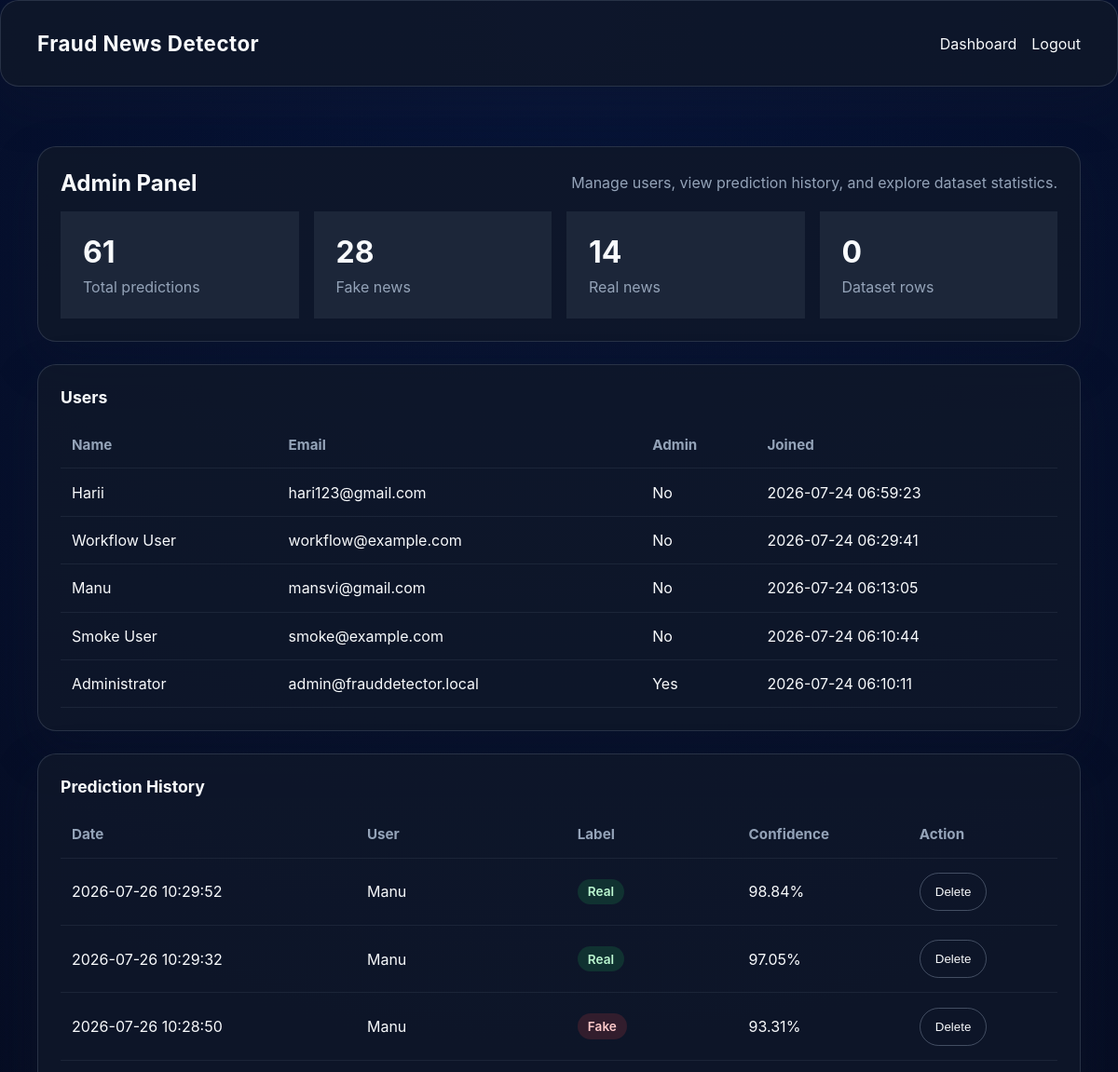
Page /admin (signed in, upper part) on the earlier database version.
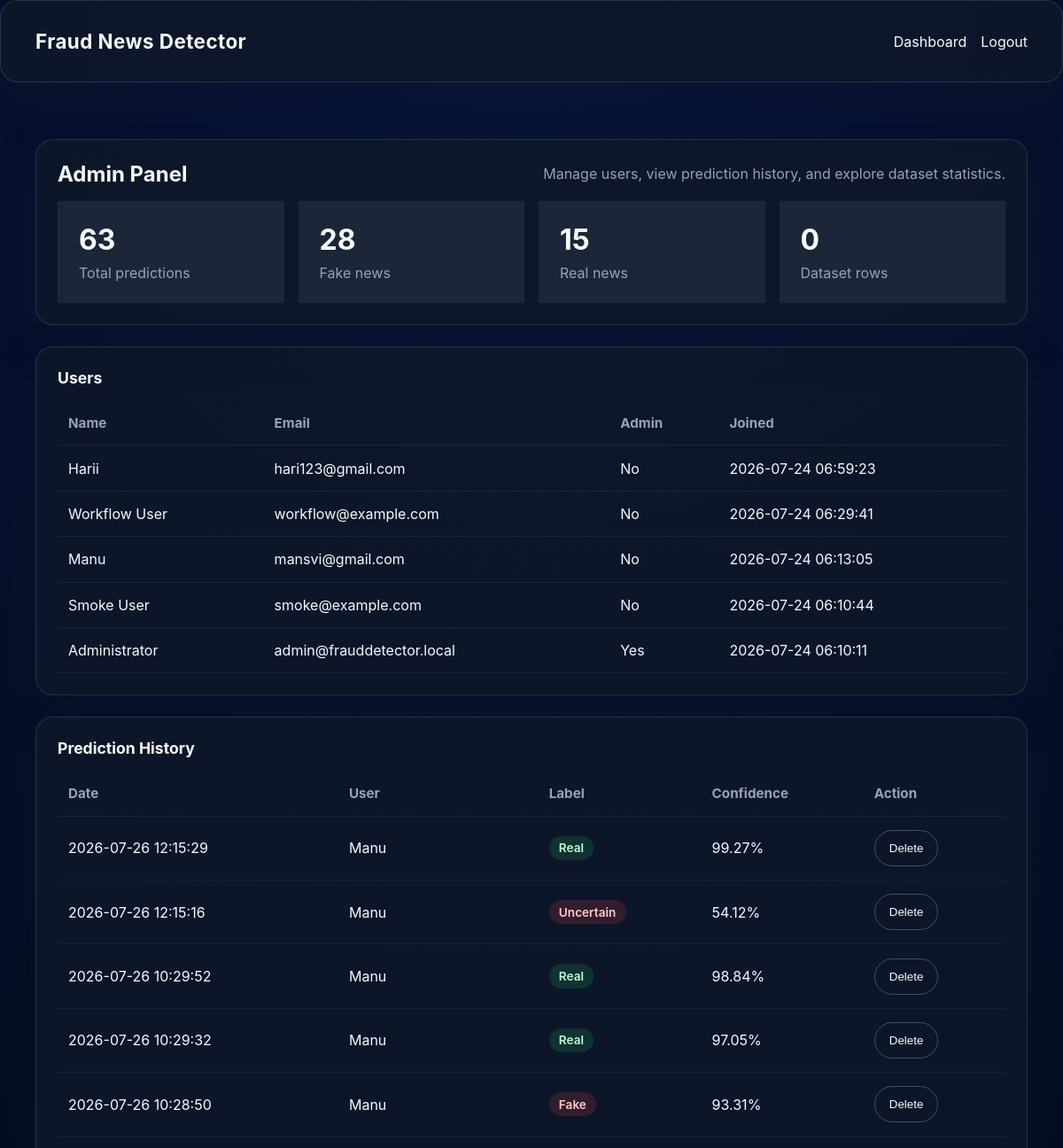
Same page on the later database version.
### tables this page shows
CREATE TABLE users (
            id INTEGER PRIMARY KEY AUTOINCREMENT,
            name TEXT NOT NULL,
            email TEXT NOT NULL UNIQUE,
            password TEXT NOT NULL,
            is_admin INTEGER NOT NULL DEFAULT 0,
            created_at TEXT DEFAULT CURRENT_TIMESTAMP
        );

CREATE TABLE predictions (
            id INTEGER PRIMARY KEY AUTOINCREMENT,
            user_id INTEGER,
            text TEXT,
            label TEXT,
            confidence REAL,
            probability REAL,
            keywords TEXT,
            created_at TEXT DEFAULT CURRENT_TIMESTAMP,
            FOREIGN KEY(user_id) REFERENCES users(id)
        );

### app.py (the view)
@app.route('/admin')
@admin_required
def admin():
    users = get_all_users(app.config['DATABASE'])
    history = get_history(db_path=app.config['DATABASE'])
    dataset_stats = get_dataset_stats()
    summary = get_stats(db_path=app.config['DATABASE'])
    return render_template('admin.html', user=get_current_user(), users=users, history=history, dataset_stats=dataset_stats, summary=summary)

### app.py (called while the page is built)
@app.before_request
def ensure_database():
    init_db(app.config['DATABASE'])

def get_current_user():
    if 'user_id' in session:
        return {
            'id': session['user_id'],
            'name': session.get('user_name'),
            'is_admin': session.get('is_admin', False),
        }
    return None

def admin_required(fn):
    @wraps(fn)
    def wrapper(*args, **kwargs):
        user = get_current_user()
        if not user or not user['is_admin']:
            flash('Administrator access is required.', 'error')
            return redirect(url_for('login'))
        return fn(*args, **kwargs)
    return wrapper

### utils/database.py (called while the page is built)
def get_db_connection(db_path='database.db'):
    conn = sqlite3.connect(db_path)
    conn.row_factory = sqlite3.Row
    return conn

def get_history(user_id=None, db_path='database.db'):
    conn = get_db_connection(db_path)
    cursor = conn.cursor()
    if user_id:
        cursor.execute(
            'SELECT p.*, u.name as user_name FROM predictions p JOIN users u ON p.user_id = u.id WHERE p.user_id = ? ORDER BY p.created_at DESC',
            (user_id,)
        )
    else:
        cursor.execute(
            'SELECT p.*, u.name as user_name FROM predictions p JOIN users u ON p.user_id = u.id ORDER BY p.created_at DESC'
        )
    rows = cursor.fetchall()
    conn.close()
    return [dict(row) for row in rows]

def get_all_users(db_path='database.db'):
    conn = get_db_connection(db_path)
    cursor = conn.cursor()
    cursor.execute('SELECT id, name, email, is_admin, created_at FROM users ORDER BY created_at DESC')
    rows = cursor.fetchall()
    conn.close()
    return [dict(row) for row in rows]

def get_dataset_stats(fake_path='dataset/Fake.csv', true_path='dataset/True.csv'):
    stats = {'fake_rows': 0, 'true_rows': 0, 'total_rows': 0}
    try:
        fake_df = pd.read_csv(fake_path)
        true_df = pd.read_csv(true_path)
        stats['fake_rows'] = len(fake_df)
        stats['true_rows'] = len(true_df)
        stats['total_rows'] = stats['fake_rows'] + stats['true_rows']
    except Exception:
        pass
    return stats

### templates/admin.html (shortened to what this page needs)
<!doctype html>
<html lang="en">
<head>
    <link rel="stylesheet" href="{{ url_for('static', filename='css/style.css') }}">
</head>
<body>
    <header class="header">
        <nav class="container">
            <div class="brand">Fraud News Detector</div>
            <div class="menu">
                <a href="{{ url_for('dashboard') }}">Dashboard</a>
                <a href="{{ url_for('logout') }}">Logout</a>
            </div>
        </nav>
    </header>
    <main class="container" style="margin-top: 2rem;">
        <section class="card" style="padding: 1.5rem;">
            <div class="section-title">
                <h2>Admin Panel</h2>
                <p>Manage users, view prediction history, and explore dataset statistics.</p>
            </div>
            <div class="stats-grid">
                <div class="stat-card"><h3>{{ summary.total }}</h3><span>Total predictions</span></div>
                <div class="stat-card"><h3>{{ summary.fake_count }}</h3><span>Fake news</span></div>
                <div class="stat-card"><h3>{{ summary.real_count }}</h3><span>Real news</span></div>
                <div class="stat-card"><h3>{{ dataset_stats.total_rows }}</h3><span>Dataset rows</span></div>
            </div>
        </section>
        <section class="card" style="padding: 1.5rem; margin-top: 1.5rem;">
            <h3>Users</h3>
            <div class="table-wrapper">
                <table>
                    <thead>
                        <tr><th>Name</th><th>Email</th><th>Admin</th><th>Joined</th></tr>
                    </thead>
                    <tbody>
                        {% for user_item in users %}
                        <tr>
                            <td>{{ user_item.name }}</td>
                            <td>{{ user_item.email }}</td>
                            <td>{{ 'Yes' if user_item.is_admin else 'No' }}</td>
                            <td>{{ user_item.created_at }}</td>
                        </tr>
                        {% else %}
                        <tr><td colspan="4" style="color: var(--muted);">No users found.</td></tr>
                        {% endfor %}
                    </tbody>
                </table>
            </div>
        </section>
        <section class="card" style="padding: 1.5rem; margin-top: 1.5rem;">
            <h3>Prediction History</h3>
            <div class="table-wrapper">
                <table>
                    <thead>
                        <tr><th>Date</th><th>User</th><th>Label</th><th>Confidence</th><th>Action</th></tr>
                    </thead>
                    <tbody>
                        {% for item in history %}
                        <tr>
                            <td>{{ item.created_at }}</td>
                            <td>{{ item.user_name }}</td>
                            <td><span class="badge {{ 'real' if item.label == 'Real' else 'fake' }}">{{ item.label }}</span></td>
                            <td>{{ item.confidence }}%</td>
                            <td>
                                <form method="POST" action="{{ url_for('admin_delete', prediction_id=item.id) }}" style="display:inline;">
                                    <button type="submit" class="secondary">Delete</button>
                                </form>
                            </td>
                        </tr>
                        {% else %}
                        <tr><td colspan="5" style="color: var(--muted);">No prediction history available.</td></tr>
                        {% endfor %}
                    </tbody>
                </table>
            </div>
        </section>
    </main>
</body>
</html>

### static/css/style.css (style rules this page uses)
* { box-sizing: border-box; margin: 0; padding: 0; }
:root { --bg: #0f172a; --surface: #111827; --surface-alt: #1f2937; --text: #f8fafc; --muted: #94a3b8; --primary: #2563eb; --danger: #ef4444; --success: #22c55e; --border: rgba(148, 163, 184, 0.2); }
body { font-family: Inter, system-ui, -apple-system, BlinkMacSystemFont, 'Segoe UI', sans-serif; color: var(--text); background: radial-gradient(circle at top, rgba(37, 99, 235, 0.16), transparent 32%), linear-gradient(180deg, #020617 0%, #0f172a 100%); min-height: 100vh; }
.container { width: min(1120px, calc(100% - 2rem)); margin: 0 auto; padding: 2rem 0; }
.header, .footer, .card { border-radius: 20px; background: rgba(15, 23, 42, 0.88); border: 1px solid var(--border); box-shadow: 0 20px 50px rgba(15, 23, 42, 0.3); }
nav { display: flex; justify-content: space-between; align-items: center; gap: 1rem; padding: 1rem 1.5rem; }
nav a, button.cta, button.secondary { color: var(--text); text-decoration: none; }
.brand { font-size: 1.4rem; font-weight: 700; letter-spacing: 0.02em; }
.menu { display: flex; gap: 1rem; flex-wrap: wrap; }
button.secondary { border: 1px solid rgba(148, 163, 184, 0.4); padding: 0.75rem 1rem; border-radius: 999px; background: transparent; cursor: pointer; }
.card { padding: 1.6rem; }
.card h3 { margin-bottom: 1rem; font-size: 1.1rem; }
.card p { color: var(--muted); line-height: 1.7; }
.section-title { display: flex; align-items: center; justify-content: space-between; margin-bottom: 1rem; }
.section-title h2 { font-size: 1.5rem; }
.stats-grid { display: grid; grid-template-columns: repeat(auto-fit, minmax(190px, 1fr)); gap: 1rem; }
.stat-card { padding: 1.5rem; background: rgba(30, 41, 59, 0.9); }
.stat-card h3 { font-size: 2rem; margin-bottom: 0.5rem; }
.stat-card span { color: var(--muted); }
.table-wrapper { overflow-x: auto; }
table { width: 100%; border-collapse: collapse; }
table th, table td { text-align: left; padding: 0.95rem 0.75rem; border-bottom: 1px solid rgba(148, 163, 184, 0.1); }
table th { color: var(--muted); font-size: 0.95rem; }
.badge { display: inline-flex; padding: 0.35rem 0.7rem; border-radius: 999px; font-size: 0.85rem; font-weight: 600; }
.badge.fake { background: rgba(239, 68, 68, 0.16); color: #fecaca; }
.badge.real { background: rgba(34, 197, 94, 0.16); color: #bbf7d0; }

Differences in the rows shown:
added predictions: created_at "2026-07-26 12:15:29", user_name "Manu", label "Real", confidence "99.27"
added predictions: created_at "2026-07-26 12:15:16", user_name "Manu", label "Uncertain", confidence "54.12"
Other differences:
{{ summary.total }}: "61" → "63"
{{ summary.real_count }}: "14" → "15"
